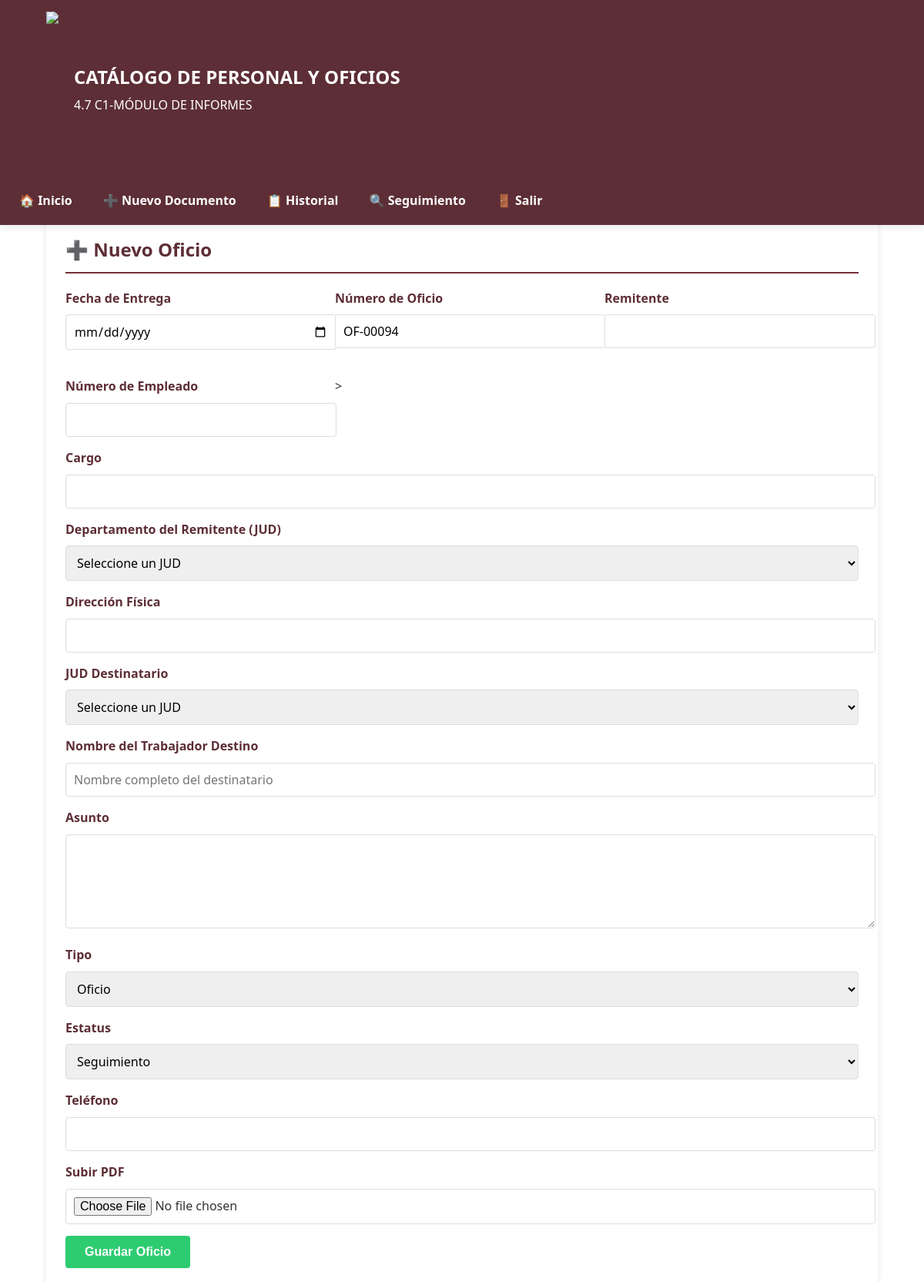
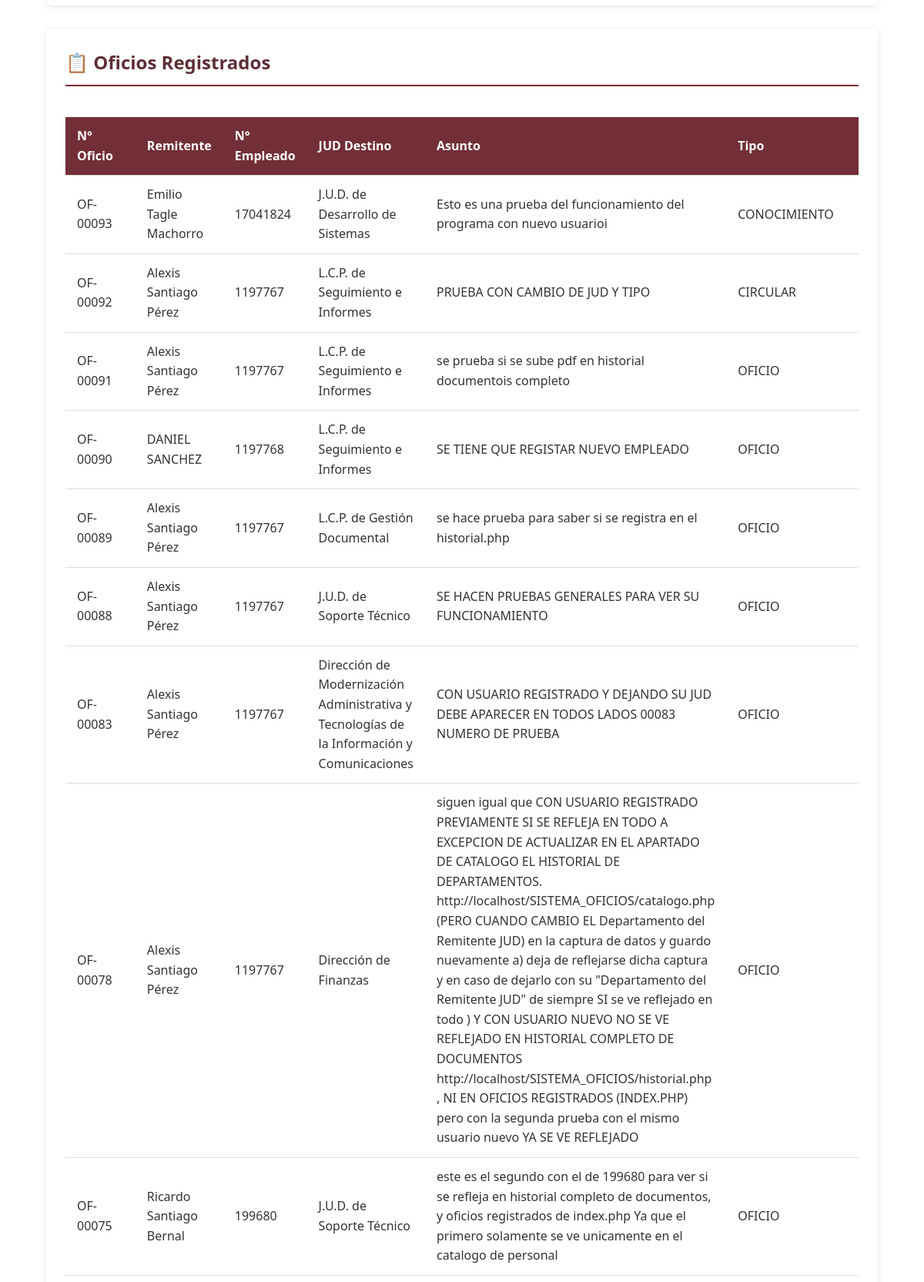
The app's page /index.php (signed in, upper part) with its own data (2 pictures, top to bottom).
### tables this page shows
CREATE TABLE `secuencia_oficios` (
  `id` int(11) NOT NULL,
  `ultimo_numero` int(11) NOT NULL DEFAULT 0
);

CREATE TABLE `documentos` (
  `id` int(11) NOT NULL,
  `fecha_entrega` date NOT NULL,
  `fecha_recepcion` date DEFAULT NULL,
  `numero_oficio` varchar(50) NOT NULL,
  `remitente` varchar(100) NOT NULL,
  `cargo_remitente` varchar(100) NOT NULL,
  `depto_remitente` varchar(100) DEFAULT NULL,
  `telefono` varchar(20) DEFAULT NULL,
  `asunto` text NOT NULL,
  `tipo` enum('OFICIO','TURNO','CIRCULAR','NOTA_INFORMATIVA','CONOCIMIENTO') NOT NULL,
  `estatus` enum('SEGUIMIENTO','ATENDIDO','TURNADO') NOT NULL,
  `pdf_url` varchar(255) NOT NULL,
  `etapa` enum('RECIBIDO','RESPUESTA','ACUSE') DEFAULT 'RECIBIDO',
  `fecha_respuesta` date DEFAULT NULL,
  `destinatario` varchar(255) DEFAULT NULL,
  `usuario_responde` int(11) DEFAULT NULL,
  `usuario_acusa` int(11) DEFAULT NULL,
  `fecha_acuse` date DEFAULT NULL,
  `dire_fisica` varchar(255) DEFAULT NULL,
  `usuario_registra` int(11) DEFAULT NULL,
  `jud_destino` varchar(100) DEFAULT NULL,
  `numero_empleado` varchar(20) DEFAULT NULL
);

### index.php (the view, shortened to what this page needs)
<?php
require 'auth_middleware.php';
require 'database.php';
$numero_oficio = "OF-00001";
$secuencia_query = "SELECT ultimo_numero FROM secuencia_oficios LIMIT 1";
$secuencia_result = mysqli_query($conn, $secuencia_query);
if ($secuencia_row = mysqli_fetch_assoc($secuencia_result)) {
    $proximo_numero = $secuencia_row['ultimo_numero'] + 1;
    $numero_oficio = "OF-" . str_pad($proximo_numero, 5, '0', STR_PAD_LEFT);
}
$query = "SELECT
    d.id,
    d.numero_oficio,
    d.remitente,
    d.numero_empleado,
    d.jud_destino,
    d.asunto,
    d.tipo,
    d.estatus,
    CONCAT('http://', 'localhost/SISTEMA_OFICIOS/', d.pdf_url) AS pdf_url_completo,
    IFNULL(cp.nombre, d.remitente) AS nombre_empleado
FROM documentos d
LEFT JOIN catalogo_personal cp ON TRIM(d.numero_empleado) = TRIM(cp.numero_empleado)
ORDER BY d.id DESC LIMIT 50";
$result = mysqli_query($conn, $query);
?>
<!DOCTYPE html>
<html lang="es">
<head>
</head>
<body>
    <div class="header-container">
        <header class="header">
            <div class="header-content">
                <img src="https://encrypted-tbn0.gstatic.com/images?q=tbn:ANd9GcQ7aYPuTCzDGoZMSU-RjMxRgxT46_uK_Bl3fw&s">
                <div class="header-text">
                    <h1>CATÁLOGO DE PERSONAL Y OFICIOS</h1>
                    <p>4.7 C1-MÓDULO DE INFORMES</p>
                </div>
            </div>
        </header>
        <nav class="menu">
        </nav>
    </div>
    <main class="container">
        <div class="welcome-container">
            <div class="welcome-msg">
                Bienvenido, <strong><?= htmlspecialchars($_SESSION['user']['username']) ?></strong>
                <span class="role-badge"><?= $_SESSION['user']['rol'] ?></span>
            </div>
            <a href="logout.php" class="btn" style="background-color: var(--danger-color);">Cerrar Sesión</a>
        </div>
        <?php if (in_array($_SESSION['user']['rol'], ['SISTEMAS', 'ADMIN', 'CAPTURISTA'])): ?>
        <section class="card">
            <h2 class="card-title">➕ Nuevo Oficio</h2>
            <form action="guardar.php" method="post" enctype="multipart/form-data" id="oficioForm">
                <div class="form-grid">
                    <div class="form-group">
                        <label for="fecha_entrega">Fecha de Entrega</label>
                        <input type="date" id="fecha_entrega" name="fecha_entrega" required>
                    </div>
                    <div class="form-group">
                        <label for="numero_oficio">Número de Oficio</label>
                        <input type="text" id="numero_oficio" name="numero_oficio"
                               value="<?= htmlspecialchars($numero_oficio) ?>"
                               readonly required
                               class="campo-numero-oficio">
                    </div>
                    <div class="form-group">
                        <label for="remitente">Remitente</label>
                        <input type="text" id="remitente" name="remitente" required>
                    </div>
                    <div class="form-group">
    <label for="numero_empleado">Número de Empleado</label>
    <input type="text" id="numero_empleado" name="numero_empleado" required
           pattern="[A-Za-z0-9-]+" title="Solo letras, números y guiones"
           onblur="validarNumeroEmpleado(this.value)">
</div>
>
</div>
                    <div class="form-group">
                        <label for="cargo_remitente">Cargo</label>
                        <input type="text" id="cargo_remitente" name="cargo_remitente" required>
                    </div>
                    <div class="form-group">
                        <label for="depto_remitente">Departamento del Remitente (JUD)</label>
                        <select id="depto_remitente" name="depto_remitente" required>
                        <option value="">Seleccione un JUD</option>
                    </select>
                </div>
                    <div class="form-group">
                        <label for="dire_fisica">Dirección Física</label>
                        <input type="text" id="dire_fisica" name="dire_fisica" required>
                    </div>
                    <div class="form-group">
                    <label for="jud_destino">JUD Destinatario</label>
                    <select id="jud_destino" name="jud_destino" required>
                        <option value="">Seleccione un JUD</option>
                    </select>
                </div>
                <div class="form-group">
                    <label for="trabajador_destino">Nombre del Trabajador Destino</label>
                    <input type="text" id="trabajador_destino" name="trabajador_destino"
                           placeholder="Nombre completo del destinatario">
                </div>
                    <div class="form-group">
                        <label for="asunto">Asunto</label>
                        <textarea id="asunto" name="asunto" required></textarea>
                    </div>
                    <div class="form-group">
                        <label for="tipo">Tipo</label>
                        <select id="tipo" name="tipo" required>
                            <option value="OFICIO">Oficio</option>
                        </select>
                    </div>
                    <div class="form-group">
                        <label for="estatus">Estatus</label>
                        <select id="estatus" name="estatus" required>
                            <option value="SEGUIMIENTO">Seguimiento</option>
                        </select>
                    </div>
                    <div class="form-group">
                        <label for="telefono">Teléfono</label>
                        <input type="tel" id="telefono" name="telefono" required>
                    </div>
                    <div class="form-group">
                        <label for="pdf_file">Subir PDF</label>
                        <input type="file" id="pdf_file" name="pdf_file" accept=".pdf" required>
                    </div>
                <button type="submit" class="btn">Guardar Oficio</button>
            </form>
        </section>
        <?php endif; ?>
        <section class="card">
            <h2 class="card-title">📋 Oficios Registrados</h2>
            <div style="overflow-x: auto;">
                <table>
    <thead>
        <tr>
        <th>N° Oficio</th>
            <th>Remitente</th>
            <th>N° Empleado</th>
            <th>JUD Destino</th>
            <th>Asunto</th>
            <th>Tipo</th>
        </tr>
    </thead>
    <tbody>
        <?php while ($row = mysqli_fetch_assoc($result)): ?>
        <tr>
            <td><?= htmlspecialchars($row['numero_oficio']) ?></td>
            <td><?= htmlspecialchars($row['remitente']) ?></td>
            <td><?= htmlspecialchars($row['numero_empleado']) ?></td>
            <td><?= htmlspecialchars($row['jud_destino']) ?></td>
            <td><?= htmlspecialchars($row['asunto']) ?></td>
            <td><?= htmlspecialchars($row['tipo']) ?></td>
                        </tr>
                        <?php endwhile; ?>
                    </tbody>
                </table>
            </div>
        </section>
    </main>
</body>
</html>

### index.php (style rules this page uses)
:root { --primary-color: #722F37; --secondary-color: #2ecc71; --danger-color: #e74c3c; --dark-color: #5D2E36; --light-color: #f9f9f9; }
body { font-family: 'Segoe UI', Tahoma, Geneva, Verdana, sans-serif; margin: 0; padding: 0; line-height: 1.6; color: #333; padding-top: 180px; }
.header-container { position: fixed; top: 0; left: 0; width: 100%; z-index: 1000; background-color: white; box-shadow: 0 2px 10px rgba(0, 0, 0, 0.1); }
.header { background-color: var(--dark-color); color: white; padding: 15px 0; }
.header-content { width: 90%; max-width: 1200px; margin: 0 auto; display: flex; align-items: center; gap: 20px; }
.header img { height: 200px; width: auto; }
.header-text h1 { margin: 0; font-size: 1.5em; }
.header-text p { margin: 5px 0 0; font-size: 1em; font-weight: 500; }
.menu { background-color: var(--dark-color); padding: 10px; display: flex; flex-wrap: wrap; gap: 10px; }
.container { width: 90%; max-width: 1200px; margin: 0 auto; padding: 20px 0; }
.welcome-container { display: flex; justify-content: space-between; align-items: center; margin-bottom: 30px; }
.welcome-msg { font-size: 1.2em; color: var(--dark-color); }
.role-badge { background-color: var(--danger-color); color: white; padding: 5px 10px; border-radius: 20px; font-size: 0.8em; font-weight: bold; }
.card { background-color: white; border-radius: 8px; box-shadow: 0 2px 10px rgba(0, 0, 0, 0.1); padding: 25px; margin-bottom: 30px; }
.card-title { color: var(--dark-color); margin-top: 0; border-bottom: 2px solid var(--primary-color); padding-bottom: 10px; }
.form-grid { display: grid; grid-template-columns: repeat(auto-fit, minmax(300px, 1fr)); gap: 20px; }
.form-group { margin-bottom: 15px; }
label { display: block; margin-bottom: 8px; font-weight: 600; color: var(--dark-color); }
input, select, textarea { width: 100%; padding: 10px; border: 1px solid #ddd; border-radius: 4px; font-family: inherit; font-size: 1em; }
textarea { min-height: 100px; resize: vertical; }
.btn { display: inline-block; background-color: var(--secondary-color); color: white; padding: 12px 25px; border: none; border-radius: 4px; cursor: pointer; font-size: 1em; font-weight: 600; transition: background-color 0.3s; }
table { width: 100%; border-collapse: collapse; margin-top: 20px; }
th, td { padding: 12px 15px; text-align: left; border-bottom: 1px solid #ddd; }
th { background-color: var(--primary-color); color: white; font-weight: 600; }

### records on screen
secuencia_oficios: numero_oficio "OF-00094"
documentos: numero_oficio "OF-00093", remitente "Emilio Tagle Machorro", numero_empleado "17041824", jud_destino "J.U.D. de Desarrollo de Sistemas", asunto "Esto es una prueba del funcionamiento del programa con nuevo usuarioi", tipo "CONOCIMIENTO"
documentos: numero_oficio "OF-00092", remitente "Alexis Santiago Pérez", numero_empleado "1197767", jud_destino "L.C.P. de Seguimiento e Informes", asunto "PRUEBA CON CAMBIO DE JUD Y TIPO", tipo "CIRCULAR"
documentos: numero_oficio "OF-00091", remitente "Alexis Santiago Pérez", numero_empleado "1197767", jud_destino "L.C.P. de Seguimiento e Informes", asunto "se prueba si se sube pdf en historial documentois completo", tipo "OFICIO"
documentos: numero_oficio "OF-00090", remitente "DANIEL SANCHEZ", numero_empleado "1197768", jud_destino "L.C.P. de Seguimiento e Informes", asunto "SE TIENE QUE REGISTAR NUEVO EMPLEADO", tipo "OFICIO"
documentos: numero_oficio "OF-00089", remitente "Alexis Santiago Pérez", numero_empleado "1197767", jud_destino "L.C.P. de Gestión Documental", asunto "se hace prueba para saber si se registra en el historial.php", tipo "OFICIO"
documentos: numero_oficio "OF-00088", remitente "Alexis Santiago Pérez", numero_empleado "1197767", jud_destino "J.U.D. de Soporte Técnico", asunto "SE HACEN PRUEBAS GENERALES PARA VER SU FUNCIONAMIENTO", tipo "OFICIO"
documentos: numero_oficio "OF-00083", remitente "Alexis Santiago Pérez", numero_empleado "1197767", jud_destino "Dirección de Modernización Administrativa y Tecnologías de la Información y Comunicaciones", asunto "CON USUARIO REGISTRADO Y DEJANDO SU JUD DEBE APARECER EN TODOS LADOS 00083 NUMERO DE PRUEBA", tipo "OFICIO"
documentos: numero_oficio "OF-00078", remitente "Alexis Santiago Pérez", numero_empleado "1197767", jud_destino "Dirección de Finanzas", asunto "siguen igual que CON USUARIO REGISTRADO PREVIAMENTE SI SE REFLEJA EN TODO A EXCEPCION DE ACTUALIZAR EN EL APARTADO DE CATALOGO EL HISTORIAL DE DEPARTAMENTOS. http://localhost/SISTEMA_OFICIOS/catalogo.php (PERO CUANDO CAMBIO EL Departamento del Remitente JUD) en la captura de datos y guardo nuevamente a) deja de reflejarse dicha captura y en caso de dejarlo con su \"Departamento del Remitente JUD\" de siempre SI se ve reflejado en todo ) Y CON USUARIO NUEVO NO SE VE REFLEJADO EN HISTORIAL COMPLETO DE DOCUMENTOS http://localhost/SISTEMA_OFICIOS/historial.php , NI EN OFICIOS REGISTRADOS (INDEX.PHP) pero con la segunda prueba con el mismo usuario nuevo YA SE VE REFLEJADO", tipo "OFICIO"
documentos: numero_oficio "OF-00075", remitente "Ricardo Santiago Bernal", numero_empleado "199680", jud_destino "J.U.D. de Soporte Técnico", asunto "este es el segundo con el de 199680 para ver si se refleja en historial completo de documentos, y oficios registrados de index.php Ya que el primero solamente se ve unicamente en el catalogo de personal", tipo "OFICIO"

### other values on screen
$icono "🏠"
$item['texto'] "Inicio"
$icono "➕"
$item['texto'] "Nuevo Documento"
$icono "📋"
$item['texto'] "Historial"
$icono "🔍"
$item['texto'] "Seguimiento"
$icono "🚪"
$item['texto'] "Salir"
